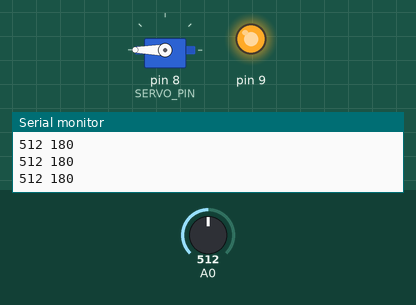
Recording of a sketch running on a simulated Arduino Uno, built with avr-gcc and run on an emulated ATmega328P. Parts: servo, output pins drawn as LEDs (lit = HIGH), the last lines printed to the serial monitor. The test bench sets the inputs (shaded band); at power-on: A0 = 512.

Above: at 1.2 s.
1.3 s: A0 set to 122
At 2.5 s:
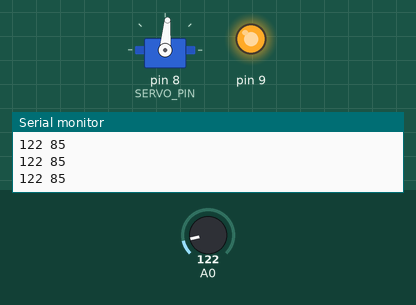
2.8 s: A0 set to 0
At 3.8 s:
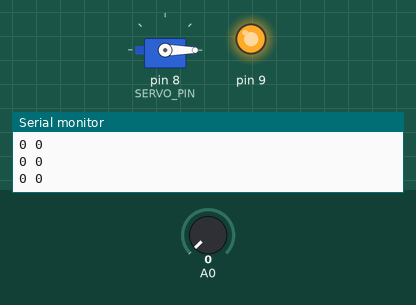
4.3 s: A0 set to 1023
At 5.1 s:
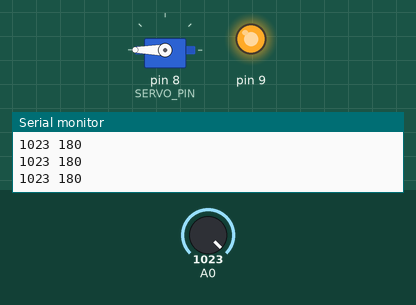
Timing chart, 0 to 7.3 s (numbered marks = the images above; inputs shaded):
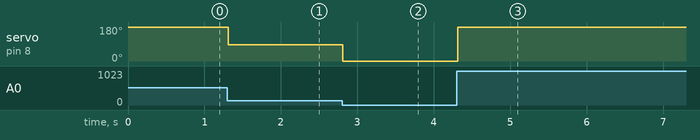

Measured:
- after the input at 1.3 s, servo on pin 8 (SERVO_PIN): 180° → 85° at once
- after the input at 2.8 s, servo on pin 8 (SERVO_PIN): 85° → 0° at once
- after the input at 4.3 s, servo on pin 8 (SERVO_PIN): 0° → 180° at once

The sketch:

pot.ino
```cpp
#include <Servo.h>

constexpr int SERVO_PIN = 8;

Servo serv;

void setup() {
  pinMode(9, OUTPUT);
  digitalWrite(9, HIGH);

  Serial.begin(9600);
  serv.attach(SERVO_PIN);
}

void loop() {
  int read = analogRead(A0);
  int val = constrain(map(read, 0, 256, 0, 180), 0, 180);
  serv.write(val);
  Serial.print(read);
  Serial.print(" ");
  Serial.println(val);
  delay(15);
}
```
